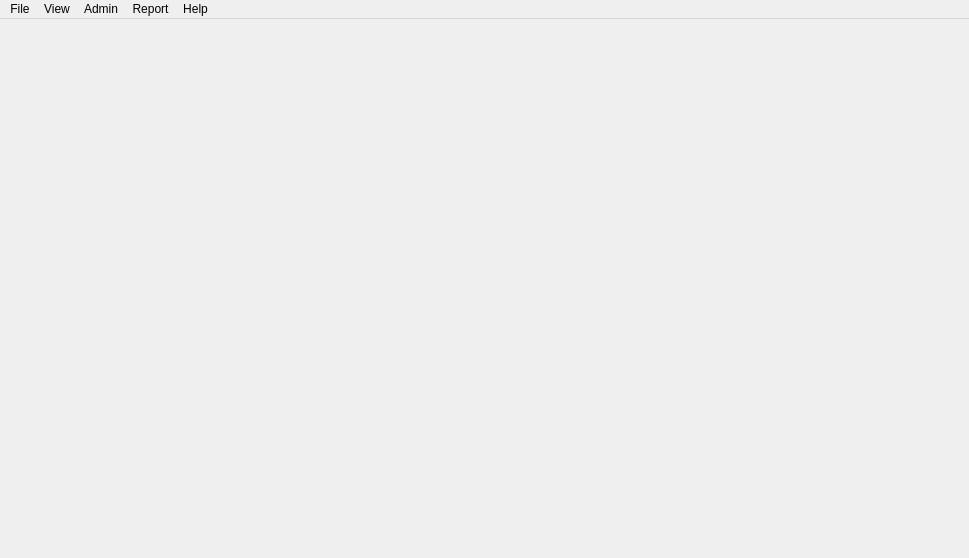
<?xml version="1.0" encoding="UTF-8"?>
<ui version="4.0">
 <class>MapWindow</class>
 <widget class="QMainWindow" name="MapWindow">
  <property name="geometry">
   <rect>
    <x>0</x>
    <y>0</y>
    <width>969</width>
    <height>558</height>
   </rect>
  </property>
  <property name="windowTitle">
   <string>MapWindow</string>
  </property>
  <widget class="QWidget" name="centralWidget">
   <widget class="QLabel" name="mapImg">
    <property name="geometry">
     <rect>
      <x>0</x>
      <y>0</y>
      <width>971</width>
      <height>531</height>
     </rect>
    </property>
    <property name="text">
     <string/>
    </property>
   </widget>
  </widget>
  <widget class="QMenuBar" name="menuBar">
   <property name="geometry">
    <rect>
     <x>0</x>
     <y>0</y>
     <width>969</width>
     <height>25</height>
    </rect>
   </property>
   <widget class="QMenu" name="menuFile">
    <property name="title">
     <string>File</string>
    </property>
    <widget class="QMenu" name="menuSearch">
     <property name="title">
      <string>Search</string>
     </property>
     <widget class="QMenu" name="menuAvailable_Beds">
      <property name="title">
       <string>Available Beds</string>
      </property>
      <addaction name="actionAcute_Care"/>
      <addaction name="separator"/>
      <addaction name="actionComplex_Continuing_Care"/>
      <addaction name="separator"/>
      <addaction name="actionLong_Term_Care"/>
     </widget>
     <addaction name="menuAvailable_Beds"/>
    </widget>
    <addaction name="menuSearch"/>
    <addaction name="separator"/>
    <addaction name="actionLogout"/>
   </widget>
   <widget class="QMenu" name="menuView">
    <property name="title">
     <string>View</string>
    </property>
    <widget class="QMenu" name="menuFacility">
     <property name="title">
      <string>Facility</string>
     </property>
     <addaction name="actionHospital"/>
     <addaction name="separator"/>
     <addaction name="actionNursing_Home"/>
    </widget>
    <addaction name="menuFacility"/>
   </widget>
   <widget class="QMenu" name="menuHelp">
    <property name="title">
     <string>Help</string>
    </property>
    <addaction name="actionAbout"/>
    <addaction name="actionFacilityView"/>
   </widget>
   <widget class="QMenu" name="menuAdmin">
    <property name="title">
     <string>Admin</string>
    </property>
    <addaction name="actionAdd_newUser"/>
   </widget>
   <widget class="QMenu" name="menuReport">
    <property name="title">
     <string>Report</string>
    </property>
    <addaction name="actionGenerate"/>
   </widget>
   <addaction name="menuFile"/>
   <addaction name="menuView"/>
   <addaction name="menuAdmin"/>
   <addaction name="menuReport"/>
   <addaction name="menuHelp"/>
  </widget>
  <action name="actionAbout">
   <property name="text">
    <string>About</string>
   </property>
  </action>
  <action name="actionHospital">
   <property name="text">
    <string>Hospital</string>
   </property>
  </action>
  <action name="actionNursing_Home">
   <property name="text">
    <string>Nursing Home</string>
   </property>
  </action>
  <action name="actionFull_Screen">
   <property name="text">
    <string>Full Screen</string>
   </property>
  </action>
  <action name="actionZoom_In">
   <property name="text">
    <string>Zoom In</string>
   </property>
  </action>
  <action name="actionZoom_Out">
   <property name="text">
    <string>Zoom Out</string>
   </property>
  </action>
  <action name="actionOn">
   <property name="text">
    <string>On</string>
   </property>
  </action>
  <action name="actionOff">
   <property name="text">
    <string>Off</string>
   </property>
  </action>
  <action name="actionLogout">
   <property name="text">
    <string>Logout</string>
   </property>
  </action>
  <action name="actionAcute_Care">
   <property name="text">
    <string>Acute Care</string>
   </property>
  </action>
  <action name="actionComplex_Continuing_Care">
   <property name="text">
    <string>Complex Continuing Care</string>
   </property>
  </action>
  <action name="actionLong_Term_Care">
   <property name="text">
    <string>Long Term Care</string>
   </property>
  </action>
  <action name="actionAdd_newUser">
   <property name="text">
    <string>Create User</string>
   </property>
  </action>
  <action name="actionDelete_User">
   <property name="text">
    <string>Delete User</string>
   </property>
  </action>
  <action name="actionCreate_Facility">
   <property name="text">
    <string>Create Facility</string>
   </property>
  </action>
  <action name="actionDelete_Facility">
   <property name="text">
    <string>Delete Facility</string>
   </property>
  </action>
  <action name="actionFacilityView">
   <property name="text">
    <string>FacilityView</string>
   </property>
  </action>
  <action name="actionGenerate">
   <property name="text">
    <string>Generate</string>
   </property>
  </action>
 </widget>
 <layoutdefault spacing="6" margin="11"/>
 <resources/>
 <connections/>
</ui>
